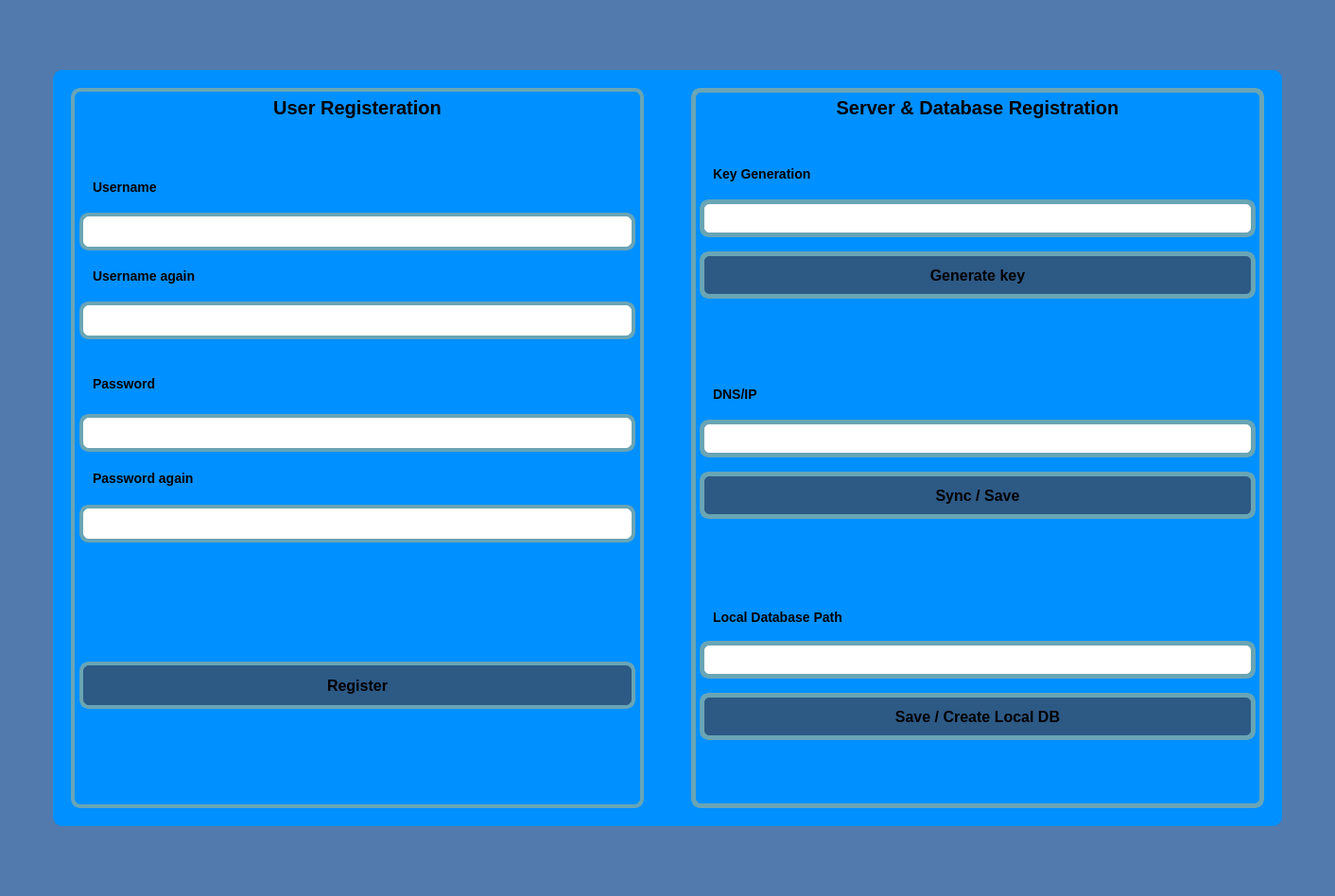
<?xml version="1.0" encoding="UTF-8"?>
<ui version="4.0">
 <class>registration</class>
 <widget class="QWidget" name="registration">
  <property name="geometry">
   <rect>
    <x>0</x>
    <y>0</y>
    <width>1412</width>
    <height>948</height>
   </rect>
  </property>
  <property name="windowTitle">
   <string>Form</string>
  </property>
  <property name="windowIcon">
   <iconset resource="Resources.qrc">
    <normaloff>:/Images/images/icon.png</normaloff>:/Images/images/icon.png</iconset>
  </property>
  <property name="styleSheet">
   <string notr="true">background-color: #527aad;</string>
  </property>
  <layout class="QGridLayout" name="gridLayout_2">
   <item row="0" column="0">
    <layout class="QGridLayout" name="gridLayout">
     <item row="0" column="0">
      <widget class="QWidget" name="widget" native="true">
       <property name="minimumSize">
        <size>
         <width>900</width>
         <height>600</height>
        </size>
       </property>
       <property name="maximumSize">
        <size>
         <width>1300</width>
         <height>800</height>
        </size>
       </property>
       <property name="styleSheet">
        <string notr="true">background-color: #0090ff;
border-radius: 10px;</string>
       </property>
       <layout class="QGridLayout" name="gridLayout_3">
        <item row="0" column="0">
         <layout class="QHBoxLayout" name="horizontalLayout">
          <property name="spacing">
           <number>15</number>
          </property>
          <property name="leftMargin">
           <number>10</number>
          </property>
          <property name="topMargin">
           <number>10</number>
          </property>
          <property name="rightMargin">
           <number>10</number>
          </property>
          <property name="bottomMargin">
           <number>10</number>
          </property>
          <item>
           <widget class="QWidget" name="widget_2" native="true">
            <property name="sizePolicy">
             <sizepolicy hsizetype="Expanding" vsizetype="Expanding">
              <horstretch>0</horstretch>
              <verstretch>0</verstretch>
             </sizepolicy>
            </property>
            <property name="minimumSize">
             <size>
              <width>200</width>
              <height>0</height>
             </size>
            </property>
            <property name="styleSheet">
             <string notr="true">QWidget {
border: 4px solid #69a5b5;
}</string>
            </property>
            <layout class="QGridLayout" name="gridLayout_4">
             <item row="0" column="0">
              <layout class="QVBoxLayout" name="verticalLayout_4">
               <item>
                <layout class="QVBoxLayout" name="verticalLayout_5">
                 <property name="spacing">
                  <number>20</number>
                 </property>
                 <property name="bottomMargin">
                  <number>0</number>
                 </property>
                 <item>
                  <widget class="QLabel" name="label_2">
                   <property name="maximumSize">
                    <size>
                     <width>16777215</width>
                     <height>40</height>
                    </size>
                   </property>
                   <property name="styleSheet">
                    <string notr="true">border: none;
font-size: 20px;
font-weight: bold;</string>
                   </property>
                   <property name="text">
                    <string>User Registeration</string>
                   </property>
                   <property name="alignment">
                    <set>Qt::AlignmentFlag::AlignHCenter|Qt::AlignmentFlag::AlignTop</set>
                   </property>
                  </widget>
                 </item>
                 <item>
                  <layout class="QVBoxLayout" name="verticalLayout_6">
                   <property name="spacing">
                    <number>15</number>
                   </property>
                   <property name="sizeConstraint">
                    <enum>QLayout::SizeConstraint::SetDefaultConstraint</enum>
                   </property>
                   <item>
                    <spacer name="verticalSpacer_2">
                     <property name="orientation">
                      <enum>Qt::Orientation::Vertical</enum>
                     </property>
                     <property name="sizeHint" stdset="0">
                      <size>
                       <width>20</width>
                       <height>40</height>
                      </size>
                     </property>
                    </spacer>
                   </item>
                   <item>
                    <widget class="QLabel" name="label_3">
                     <property name="maximumSize">
                      <size>
                       <width>16777215</width>
                       <height>40</height>
                      </size>
                     </property>
                     <property name="styleSheet">
                      <string notr="true">border: none;
font-size: 14px;
font-weight: bold;
padding-left: 10px;</string>
                     </property>
                     <property name="text">
                      <string>Username</string>
                     </property>
                     <property name="alignment">
                      <set>Qt::AlignmentFlag::AlignBottom|Qt::AlignmentFlag::AlignLeading|Qt::AlignmentFlag::AlignLeft</set>
                     </property>
                    </widget>
                   </item>
                   <item>
                    <widget class="QLineEdit" name="usernameEditLineBtn">
                     <property name="sizePolicy">
                      <sizepolicy hsizetype="Expanding" vsizetype="Expanding">
                       <horstretch>0</horstretch>
                       <verstretch>0</verstretch>
                      </sizepolicy>
                     </property>
                     <property name="minimumSize">
                      <size>
                       <width>0</width>
                       <height>40</height>
                      </size>
                     </property>
                     <property name="maximumSize">
                      <size>
                       <width>16777215</width>
                       <height>40</height>
                      </size>
                     </property>
                     <property name="styleSheet">
                      <string notr="true">background-color:  white;
font-size: 12px;
color: black;
font-weight: bold;
padding-left: 10px;</string>
                     </property>
                    </widget>
                   </item>
                   <item>
                    <widget class="QLabel" name="label_4">
                     <property name="maximumSize">
                      <size>
                       <width>16777215</width>
                       <height>40</height>
                      </size>
                     </property>
                     <property name="styleSheet">
                      <string notr="true">border: none;
font-size: 14px;
font-weight: bold;
padding-left: 10px;
</string>
                     </property>
                     <property name="text">
                      <string>Username again</string>
                     </property>
                     <property name="alignment">
                      <set>Qt::AlignmentFlag::AlignBottom|Qt::AlignmentFlag::AlignLeading|Qt::AlignmentFlag::AlignLeft</set>
                     </property>
                    </widget>
                   </item>
                   <item>
                    <widget class="QLineEdit" name="usernameAgainEditLine">
                     <property name="sizePolicy">
                      <sizepolicy hsizetype="Expanding" vsizetype="Expanding">
                       <horstretch>0</horstretch>
                       <verstretch>0</verstretch>
                      </sizepolicy>
                     </property>
                     <property name="minimumSize">
                      <size>
                       <width>0</width>
                       <height>40</height>
                      </size>
                     </property>
                     <property name="maximumSize">
                      <size>
                       <width>16777215</width>
                       <height>40</height>
                      </size>
                     </property>
                     <property name="styleSheet">
                      <string notr="true">background-color:  white;
font-size: 12px;
color: black;
font-weight: bold;
padding-left: 10px;</string>
                     </property>
                    </widget>
                   </item>
                  </layout>
                 </item>
                 <item>
                  <spacer name="verticalSpacer_3">
                   <property name="orientation">
                    <enum>Qt::Orientation::Vertical</enum>
                   </property>
                   <property name="sizeType">
                    <enum>QSizePolicy::Policy::Maximum</enum>
                   </property>
                   <property name="sizeHint" stdset="0">
                    <size>
                     <width>20</width>
                     <height>15</height>
                    </size>
                   </property>
                  </spacer>
                 </item>
                 <item>
                  <layout class="QVBoxLayout" name="verticalLayout_7">
                   <property name="spacing">
                    <number>20</number>
                   </property>
                   <item>
                    <widget class="QLabel" name="label_5">
                     <property name="maximumSize">
                      <size>
                       <width>16777215</width>
                       <height>40</height>
                      </size>
                     </property>
                     <property name="styleSheet">
                      <string notr="true">border:none;
font-size: 14px;
font-weight: bold;
padding-left: 10px;</string>
                     </property>
                     <property name="text">
                      <string>Password</string>
                     </property>
                     <property name="alignment">
                      <set>Qt::AlignmentFlag::AlignBottom|Qt::AlignmentFlag::AlignLeading|Qt::AlignmentFlag::AlignLeft</set>
                     </property>
                    </widget>
                   </item>
                   <item>
                    <widget class="QLineEdit" name="passwordEditLine">
                     <property name="sizePolicy">
                      <sizepolicy hsizetype="Expanding" vsizetype="Expanding">
                       <horstretch>0</horstretch>
                       <verstretch>0</verstretch>
                      </sizepolicy>
                     </property>
                     <property name="minimumSize">
                      <size>
                       <width>0</width>
                       <height>40</height>
                      </size>
                     </property>
                     <property name="maximumSize">
                      <size>
                       <width>16777215</width>
                       <height>40</height>
                      </size>
                     </property>
                     <property name="styleSheet">
                      <string notr="true">background-color:  white;
font-size: 12px;
color: black;
font-weight: bold;
padding-left: 10px;</string>
                     </property>
                     <property name="echoMode">
                      <enum>QLineEdit::EchoMode::Password</enum>
                     </property>
                    </widget>
                   </item>
                   <item>
                    <widget class="QLabel" name="label_6">
                     <property name="maximumSize">
                      <size>
                       <width>16777215</width>
                       <height>40</height>
                      </size>
                     </property>
                     <property name="styleSheet">
                      <string notr="true">border: none;
font-size: 14px;
font-weight: bold;
padding-left: 10px;</string>
                     </property>
                     <property name="text">
                      <string>Password again</string>
                     </property>
                    </widget>
                   </item>
                   <item>
                    <widget class="QLineEdit" name="passwordAgainEditLine">
                     <property name="sizePolicy">
                      <sizepolicy hsizetype="Expanding" vsizetype="Expanding">
                       <horstretch>0</horstretch>
                       <verstretch>0</verstretch>
                      </sizepolicy>
                     </property>
                     <property name="minimumSize">
                      <size>
                       <width>0</width>
                       <height>40</height>
                      </size>
                     </property>
                     <property name="maximumSize">
                      <size>
                       <width>16777215</width>
                       <height>40</height>
                      </size>
                     </property>
                     <property name="styleSheet">
                      <string notr="true">background-color:  white;
font-size: 12px;
color: black;
font-weight: bold;
padding-left: 10px;</string>
                     </property>
                     <property name="echoMode">
                      <enum>QLineEdit::EchoMode::Password</enum>
                     </property>
                    </widget>
                   </item>
                  </layout>
                 </item>
                 <item>
                  <spacer name="verticalSpacer_5">
                   <property name="orientation">
                    <enum>Qt::Orientation::Vertical</enum>
                   </property>
                   <property name="sizeHint" stdset="0">
                    <size>
                     <width>20</width>
                     <height>40</height>
                    </size>
                   </property>
                  </spacer>
                 </item>
                 <item>
                  <widget class="QPushButton" name="registerBtn">
                   <property name="sizePolicy">
                    <sizepolicy hsizetype="Expanding" vsizetype="Expanding">
                     <horstretch>0</horstretch>
                     <verstretch>0</verstretch>
                    </sizepolicy>
                   </property>
                   <property name="minimumSize">
                    <size>
                     <width>0</width>
                     <height>50</height>
                    </size>
                   </property>
                   <property name="maximumSize">
                    <size>
                     <width>16777215</width>
                     <height>40</height>
                    </size>
                   </property>
                   <property name="styleSheet">
                    <string notr="true">QPushButton {
background-color: #2d5985;
font-size: 16px;
font-weight: bold;
}
QPushButton:hover{
background-color: #00aa00;
}</string>
                   </property>
                   <property name="text">
                    <string>Register</string>
                   </property>
                  </widget>
                 </item>
                 <item>
                  <spacer name="verticalSpacer_4">
                   <property name="orientation">
                    <enum>Qt::Orientation::Vertical</enum>
                   </property>
                   <property name="sizeHint" stdset="0">
                    <size>
                     <width>20</width>
                     <height>40</height>
                    </size>
                   </property>
                  </spacer>
                 </item>
                </layout>
               </item>
              </layout>
             </item>
            </layout>
           </widget>
          </item>
          <item>
           <layout class="QVBoxLayout" name="verticalLayout_3">
            <property name="spacing">
             <number>0</number>
            </property>
            <property name="sizeConstraint">
             <enum>QLayout::SizeConstraint::SetDefaultConstraint</enum>
            </property>
            <item>
             <layout class="QHBoxLayout" name="horizontalLayout_3">
              <property name="spacing">
               <number>0</number>
              </property>
              <property name="sizeConstraint">
               <enum>QLayout::SizeConstraint::SetDefaultConstraint</enum>
              </property>
              <property name="rightMargin">
               <number>1</number>
              </property>
              <item>
               <widget class="QLabel" name="label">
                <property name="sizePolicy">
                 <sizepolicy hsizetype="Preferred" vsizetype="Preferred">
                  <horstretch>0</horstretch>
                  <verstretch>0</verstretch>
                 </sizepolicy>
                </property>
                <property name="minimumSize">
                 <size>
                  <width>0</width>
                  <height>0</height>
                 </size>
                </property>
                <property name="maximumSize">
                 <size>
                  <width>70</width>
                  <height>70</height>
                 </size>
                </property>
                <property name="autoFillBackground">
                 <bool>false</bool>
                </property>
                <property name="text">
                 <string/>
                </property>
                <property name="pixmap">
                 <pixmap resource="Resources.qrc">:/Images/images/icon2.png</pixmap>
                </property>
                <property name="scaledContents">
                 <bool>true</bool>
                </property>
                <property name="alignment">
                 <set>Qt::AlignmentFlag::AlignHCenter|Qt::AlignmentFlag::AlignTop</set>
                </property>
               </widget>
              </item>
             </layout>
            </item>
            <item>
             <spacer name="verticalSpacer">
              <property name="orientation">
               <enum>Qt::Orientation::Vertical</enum>
              </property>
              <property name="sizeHint" stdset="0">
               <size>
                <width>20</width>
                <height>40</height>
               </size>
              </property>
             </spacer>
            </item>
           </layout>
          </item>
          <item>
           <widget class="QWidget" name="widget_3" native="true">
            <property name="minimumSize">
             <size>
              <width>200</width>
              <height>0</height>
             </size>
            </property>
            <property name="styleSheet">
             <string notr="true">QWidget {
border:  5px solid #69a5b5;
}</string>
            </property>
            <layout class="QGridLayout" name="gridLayout_5">
             <item row="0" column="0">
              <layout class="QVBoxLayout" name="verticalLayout_8">
               <property name="spacing">
                <number>30</number>
               </property>
               <property name="bottomMargin">
                <number>0</number>
               </property>
               <item>
                <widget class="QLabel" name="label_7">
                 <property name="minimumSize">
                  <size>
                   <width>0</width>
                   <height>40</height>
                  </size>
                 </property>
                 <property name="maximumSize">
                  <size>
                   <width>16777215</width>
                   <height>40</height>
                  </size>
                 </property>
                 <property name="styleSheet">
                  <string notr="true">border: none;
font-size: 20px;
font-weight: bold;</string>
                 </property>
                 <property name="text">
                  <string>Server &amp; Database Registration</string>
                 </property>
                 <property name="alignment">
                  <set>Qt::AlignmentFlag::AlignHCenter|Qt::AlignmentFlag::AlignTop</set>
                 </property>
                </widget>
               </item>
               <item>
                <layout class="QVBoxLayout" name="verticalLayout_11">
                 <property name="spacing">
                  <number>15</number>
                 </property>
                 <item>
                  <widget class="QLabel" name="label_8">
                   <property name="minimumSize">
                    <size>
                     <width>0</width>
                     <height>20</height>
                    </size>
                   </property>
                   <property name="maximumSize">
                    <size>
                     <width>16777215</width>
                     <height>250</height>
                    </size>
                   </property>
                   <property name="styleSheet">
                    <string notr="true">border: none;
font-size: 14px;
font-weight: bold;
padding-left: 10px;</string>
                   </property>
                   <property name="text">
                    <string>Key Generation</string>
                   </property>
                   <property name="alignment">
                    <set>Qt::AlignmentFlag::AlignBottom|Qt::AlignmentFlag::AlignLeading|Qt::AlignmentFlag::AlignLeft</set>
                   </property>
                  </widget>
                 </item>
                 <item>
                  <widget class="QLineEdit" name="keyGenerationEditLine">
                   <property name="minimumSize">
                    <size>
                     <width>0</width>
                     <height>40</height>
                    </size>
                   </property>
                   <property name="maximumSize">
                    <size>
                     <width>16777215</width>
                     <height>40</height>
                    </size>
                   </property>
                   <property name="styleSheet">
                    <string notr="true">background-color:  white;
font-size: 12px;
color: black;
font-weight: bold;
padding-left: 10px;</string>
                   </property>
                  </widget>
                 </item>
                 <item>
                  <widget class="QPushButton" name="generateKeyBtn">
                   <property name="minimumSize">
                    <size>
                     <width>0</width>
                     <height>50</height>
                    </size>
                   </property>
                   <property name="maximumSize">
                    <size>
                     <width>16777215</width>
                     <height>50</height>
                    </size>
                   </property>
                   <property name="styleSheet">
                    <string notr="true">QPushButton {
background-color: #2d5985;
font-size: 16px;
font-weight: bold;
}
QPushButton:hover{
background-color: #00aa00;
}</string>
                   </property>
                   <property name="text">
                    <string>Generate key</string>
                   </property>
                  </widget>
                 </item>
                </layout>
               </item>
               <item>
                <spacer name="verticalSpacer_6">
                 <property name="orientation">
                  <enum>Qt::Orientation::Vertical</enum>
                 </property>
                 <property name="sizeHint" stdset="0">
                  <size>
                   <width>20</width>
                   <height>10</height>
                  </size>
                 </property>
                </spacer>
               </item>
               <item>
                <layout class="QVBoxLayout" name="verticalLayout_12">
                 <property name="spacing">
                  <number>15</number>
                 </property>
                 <item>
                  <widget class="QLabel" name="label_9">
                   <property name="minimumSize">
                    <size>
                     <width>0</width>
                     <height>20</height>
                    </size>
                   </property>
                   <property name="maximumSize">
                    <size>
                     <width>16777215</width>
                     <height>20</height>
                    </size>
                   </property>
                   <property name="styleSheet">
                    <string notr="true">border: none;
font-size: 14px;
font-weight: bold;
padding-left: 10px;</string>
                   </property>
                   <property name="text">
                    <string>DNS/IP</string>
                   </property>
                   <property name="alignment">
                    <set>Qt::AlignmentFlag::AlignBottom|Qt::AlignmentFlag::AlignLeading|Qt::AlignmentFlag::AlignLeft</set>
                   </property>
                  </widget>
                 </item>
                 <item>
                  <widget class="QLineEdit" name="dnsIPEditLine">
                   <property name="minimumSize">
                    <size>
                     <width>0</width>
                     <height>40</height>
                    </size>
                   </property>
                   <property name="maximumSize">
                    <size>
                     <width>16777215</width>
                     <height>40</height>
                    </size>
                   </property>
                   <property name="styleSheet">
                    <string notr="true">background-color:  white;
font-size: 12px;
color: black;
font-weight: bold;
padding-left: 10px;</string>
                   </property>
                  </widget>
                 </item>
                 <item>
                  <widget class="QPushButton" name="dnsIPSyncSaveBtn">
                   <property name="minimumSize">
                    <size>
                     <width>0</width>
                     <height>50</height>
                    </size>
                   </property>
                   <property name="styleSheet">
                    <string notr="true">QPushButton {
background-color: #2d5985;
font-size: 16px;
font-weight: bold;
}
QPushButton:hover{
background-color: #00aa00;
}</string>
                   </property>
                   <property name="text">
                    <string>Sync / Save</string>
                   </property>
                  </widget>
                 </item>
                </layout>
               </item>
               <item>
                <spacer name="verticalSpacer_7">
                 <property name="orientation">
                  <enum>Qt::Orientation::Vertical</enum>
                 </property>
                 <property name="sizeHint" stdset="0">
                  <size>
                   <width>20</width>
                   <height>10</height>
                  </size>
                 </property>
                </spacer>
               </item>
               <item>
                <layout class="QVBoxLayout" name="verticalLayout_13">
                 <property name="spacing">
                  <number>15</number>
                 </property>
                 <item>
                  <widget class="QLabel" name="label_10">
                   <property name="minimumSize">
                    <size>
                     <width>0</width>
                     <height>20</height>
                    </size>
                   </property>
                   <property name="maximumSize">
                    <size>
                     <width>16777215</width>
                     <height>20</height>
                    </size>
                   </property>
                   <property name="styleSheet">
                    <string notr="true">border: none;
font-size: 14px;
font-weight: bold;
padding-left: 10px;</string>
                   </property>
                   <property name="text">
                    <string>Local Database Path</string>
                   </property>
                  </widget>
                 </item>
                 <item>
                  <widget class="QLineEdit" name="localDatabasePathEditLine">
                   <property name="minimumSize">
                    <size>
                     <width>0</width>
                     <height>40</height>
                    </size>
                   </property>
                   <property name="maximumSize">
                    <size>
                     <width>16777215</width>
                     <height>40</height>
                    </size>
                   </property>
                   <property name="styleSheet">
                    <string notr="true">background-color:  white;
font-size: 12px;
color: black;
font-weight: bold;
padding-left: 10px;</string>
                   </property>
                  </widget>
                 </item>
                 <item>
                  <widget class="QPushButton" name="LocalDatabaseSaveBtn">
                   <property name="minimumSize">
                    <size>
                     <width>0</width>
                     <height>50</height>
                    </size>
                   </property>
                   <property name="styleSheet">
                    <string notr="true">QPushButton {
background-color: #2d5985;
font-size: 16px;
font-weight: bold;
}
QPushButton:hover{
background-color: #00aa00;
}</string>
                   </property>
                   <property name="text">
                    <string>Save / Create Local DB</string>
                   </property>
                  </widget>
                 </item>
                </layout>
               </item>
               <item>
                <spacer name="verticalSpacer_8">
                 <property name="orientation">
                  <enum>Qt::Orientation::Vertical</enum>
                 </property>
                 <property name="sizeHint" stdset="0">
                  <size>
                   <width>20</width>
                   <height>10</height>
                  </size>
                 </property>
                </spacer>
               </item>
              </layout>
             </item>
            </layout>
           </widget>
          </item>
         </layout>
        </item>
       </layout>
      </widget>
     </item>
    </layout>
   </item>
  </layout>
 </widget>
 <resources>
  <include location="Resources.qrc"/>
 </resources>
 <connections/>
</ui>
